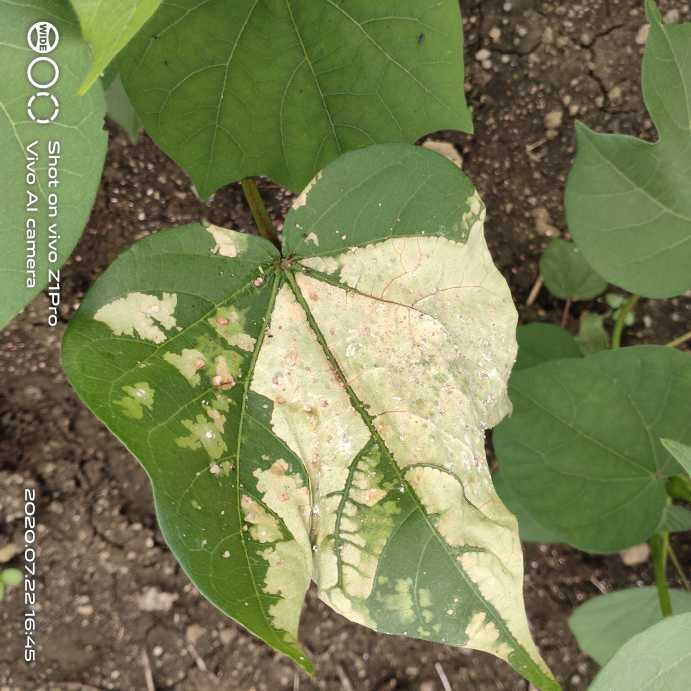
#> input picture dis_leaf (40)_iaip.jpg, 691 x 691 px
$ jupyter execute --allow-errors scikit_test.ipynb
#> lines starting #> are read from the running program, lines starting #| are printed output that depends on the picture; after the words box and inside, x2 and y2 are one past the last pixel; in counts of white or black regions, pixels touching at a corner belong together
[cell 1]
import matplotlib.pyplot as plt
from skimage.color import rgb2gray
from skimage import io
from skimage.filters import threshold_otsu
from skimage.filters import sobel
from skimage.segmentation import slic
from skimage.color import label2rgb
from skimage import measure, data

img = io.imread("dis_leaf (40)_iaip.jpg")
#> img is the input picture: shape (691, 691, 3); mean R, G, B 120.7, 127.8, 84.4
img_gray = rgb2gray(img)
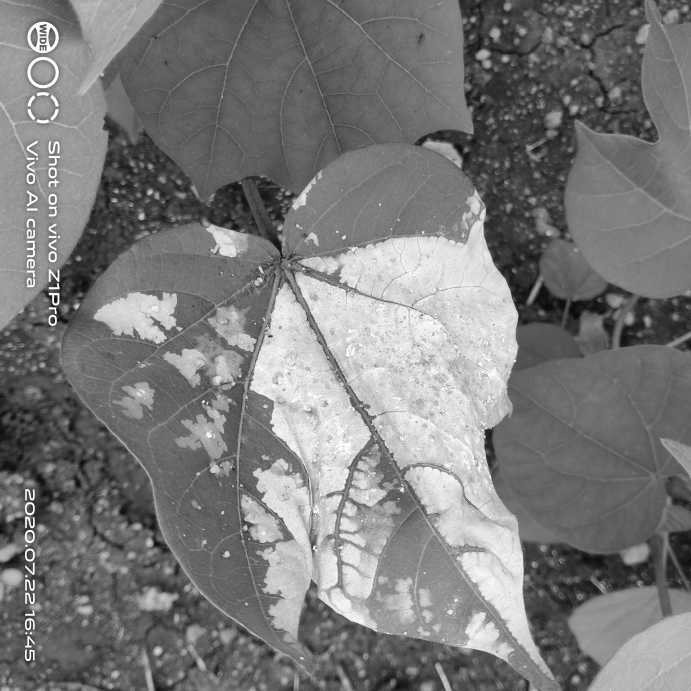
#> img_gray: shape (691, 691) float64; min 0.00667, max 1, mean 0.483

plt.imshow(img_gray, cmap='gray')
plt.show()

thresh = threshold_otsu(img_gray)
#> thresh = 0.567
binary = img_gray > thresh
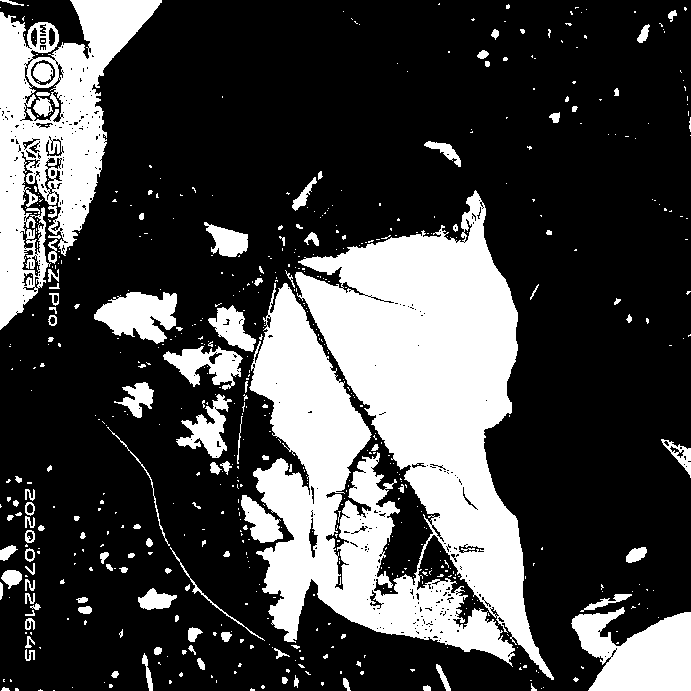
#> binary: shape (691, 691) bool; 27.5% white; 615 white regions (501 under 20 px), largest, box (x1, y1, x2, y2) and area: (249, 190, 554, 680) 82429, (0, 0, 162, 330) 22121, (571, 607, 691, 691) 6895

plt.imshow(binary)
plt.show()

contours = measure.find_contours(binary, 0.5)
#> contours = 1107 point arrays, longest 6243 points

plt.imshow(binary, interpolation='nearest')

for n, contour in enumerate(contours):
    plt.plot(contour[:, 1], contour[:, 0], linewidth=0.5)
#> this loop made 1107 passes
#> contour on pass 7: [[6.5, 0], [7, 0.5], [7.5, 0]]

plt.axis('image')
plt.xticks([])
plt.yticks([])
plt.show()
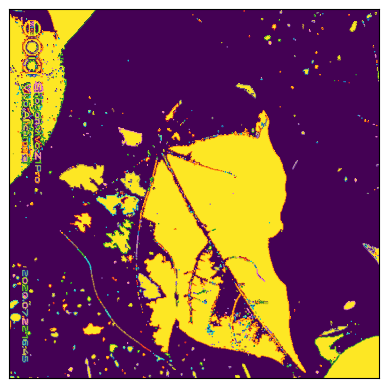
#> figure drawn by matplotlib, 1 panel

$ run again, with dis_leaf (1)_iaip.jpg copied over dis_leaf (40)_iaip.jpg
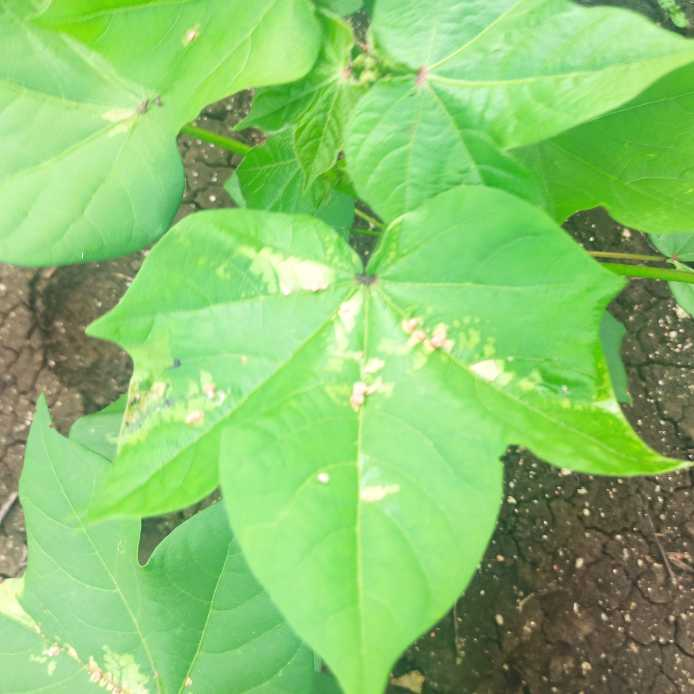
#> input picture dis_leaf (1)_iaip.jpg, 694 x 694 px
#> img is the input picture: shape (694, 694, 3); mean R, G, B 137.2, 195.9, 109.5
#> thresh = 0.608
#> `binary = img_gray > thresh`:
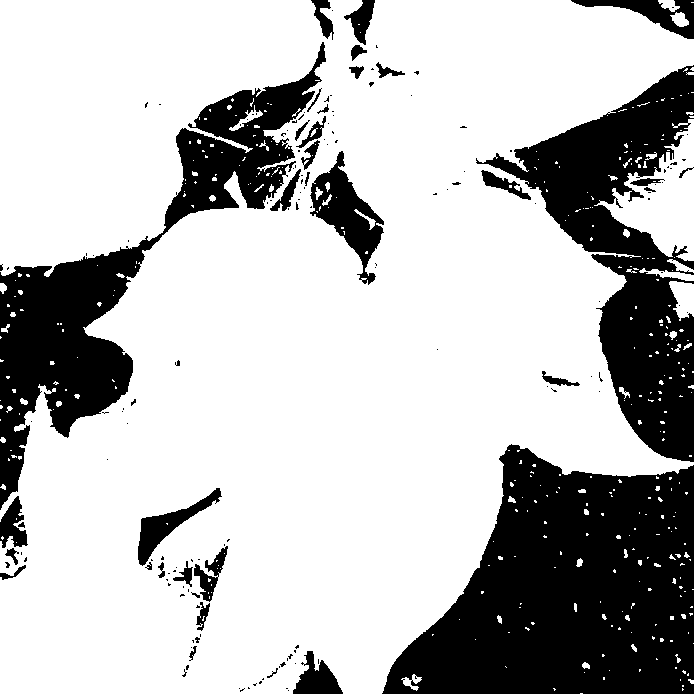
#> binary: shape (694, 694) bool; 73.3% white; 158 black regions (121 under 20 px), largest, box (x1, y1, x2, y2) and area: (382, 444, 694, 694) 52499, (0, 42, 326, 510) 31180, (476, 65, 694, 462) 30433
#> contours = 593 point arrays, longest 2558 points
#> `plt.show()`:
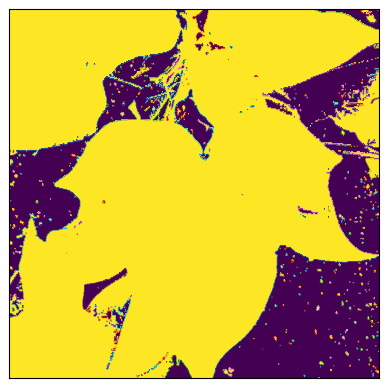
#> figure drawn by matplotlib, 1 panel

$ run again, with dis_leaf (62)_iaip.jpg copied over dis_leaf (40)_iaip.jpg
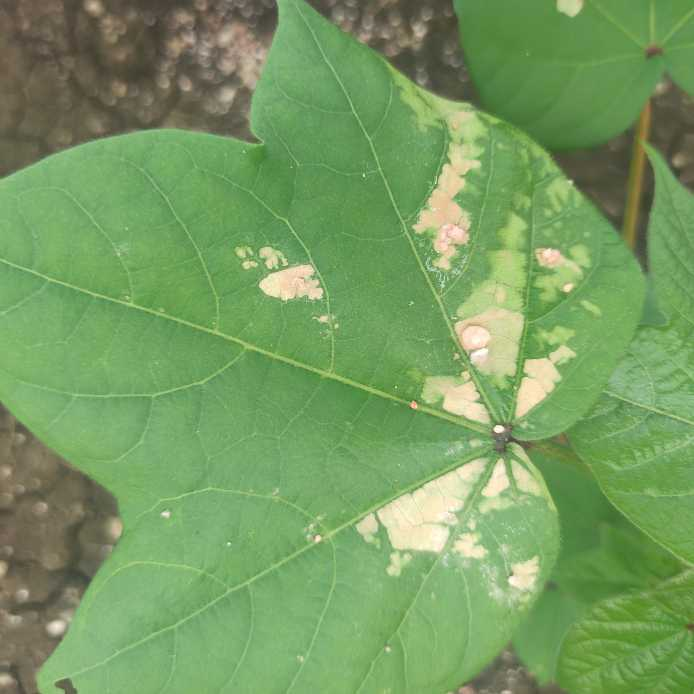
#> input picture dis_leaf (62)_iaip.jpg, 694 x 694 px
#> img is the input picture: shape (694, 694, 3); mean R, G, B 118.4, 156, 97.3
#> thresh = 0.535
#> `binary = img_gray > thresh`:
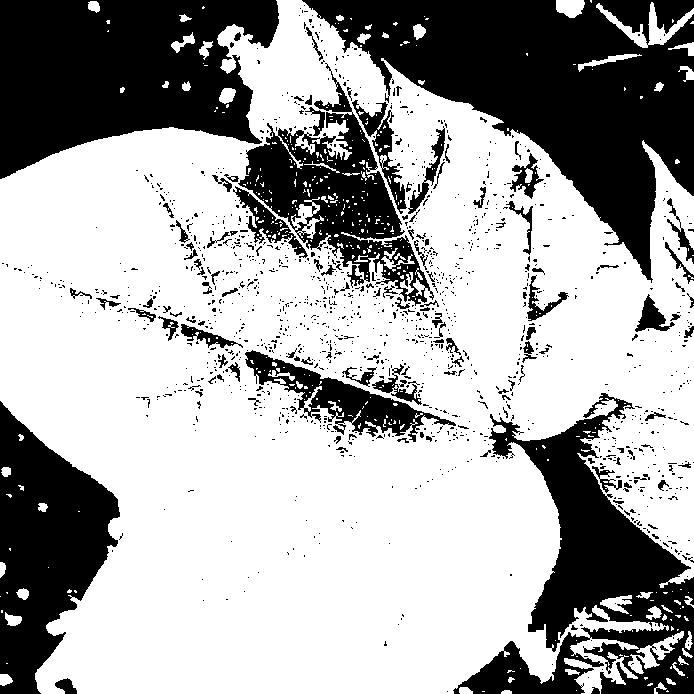
#> binary: shape (694, 694) bool; 65.4% white; 1312 black regions (1184 under 20 px), largest, box (x1, y1, x2, y2) and area: (302, 0, 694, 283) 48026, (0, 0, 279, 179) 34900, (453, 393, 694, 694) 27177
#> contours = 1892 point arrays, longest 2493 points
#> `plt.show()`:
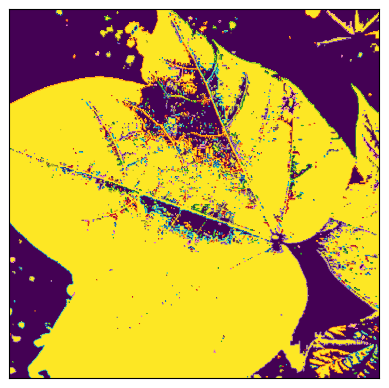
#> figure drawn by matplotlib, 1 panel
